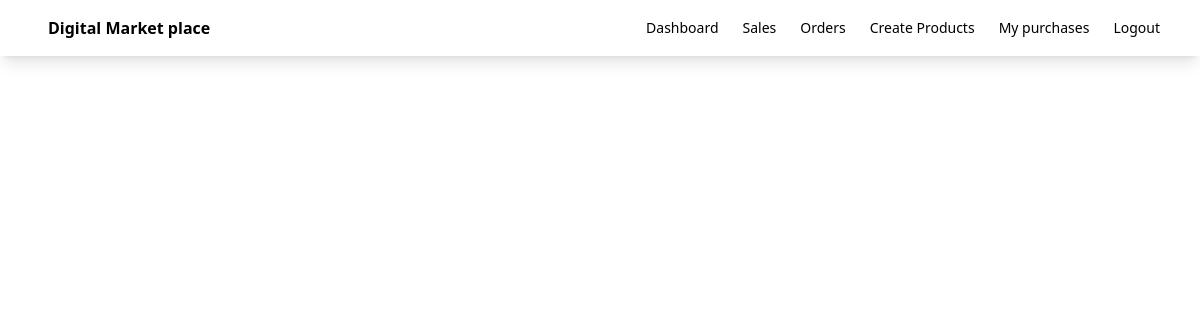
The app's page /, older data.
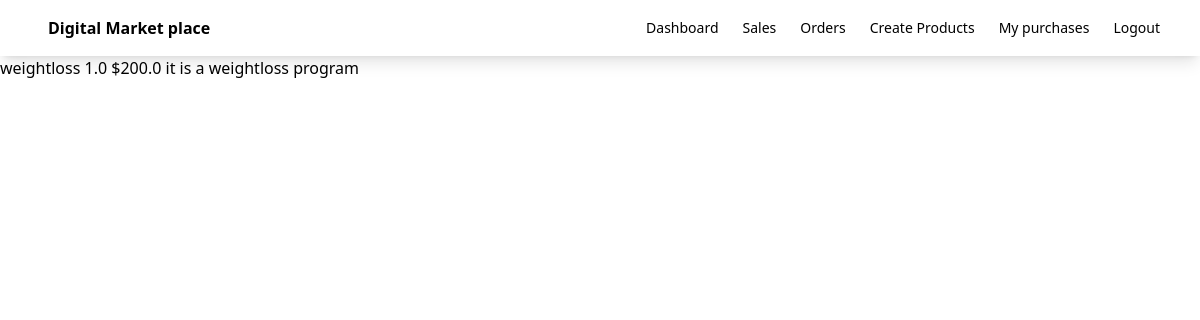
The same page, newer data.
### myapp/models.py (models this page shows, shortened)
class Product(models.Model):
    name = models.CharField(max_length=100)
    description = models.CharField(max_length=100)
    price =models.FloatField()
    file = models.FileField(upload_to='uploads')

### myapp/views.py (the view)
# urls.py: path('', views.index,name='index'),
def index(request):
    products = Product.objects.all()
    return render(request,'myapp/index.html',{'products':products})

### myapp/templates/myapp/index.html
{% extends 'myapp/base.html' %}
{% block body %}
{% for product in products %}
{{ product.name }}
${{ product.price }}
{{ product.description }}
<br>
{% endfor %}
{% endblock %}

Row changes from the older to the newer data that the page shows:
added Product: name "weightloss 1.0", price "200.0", description "it is a weightloss program"
